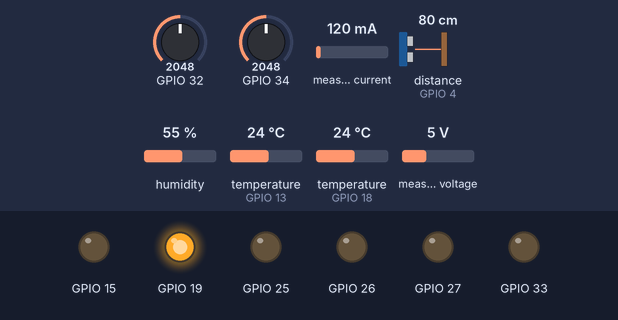
The program below on a simulated ESP32. On the bench: output pins drawn as LEDs (lit = HIGH). Inputs (shaded band) come from the test bench; at power-on: distance to the obstacle (sensor on GPIO 4) 80 cm, GPIO 32 = 2048, GPIO 34 = 2048, measured current 120 mA, humidity 55 %, temperature (sensors on GPIO 13, GPIO 18) 24 °C, measured voltage 5 V (analog values on the 0–4095 scale). WiFi joins after 1.5 s; servers stay silent unless stated; no MQTT or app messages arrive unless stated; what the program prints to the serial monitor is not drawn.

Above: at 7.2 s.
7.3 s: distance to the obstacle (sensor on GPIO 4) set to 73 cm
At 12.6 s:
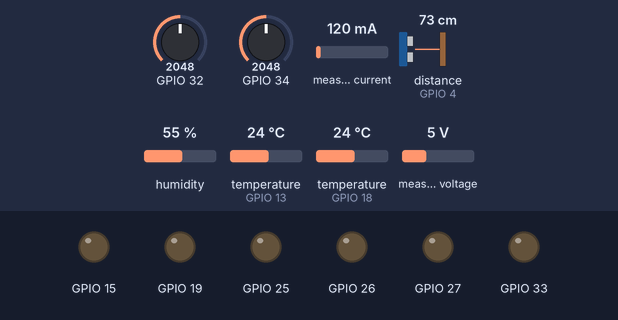
36.2 s: distance to the obstacle (sensor on GPIO 4) set to 250 cm
At 43.1 s:
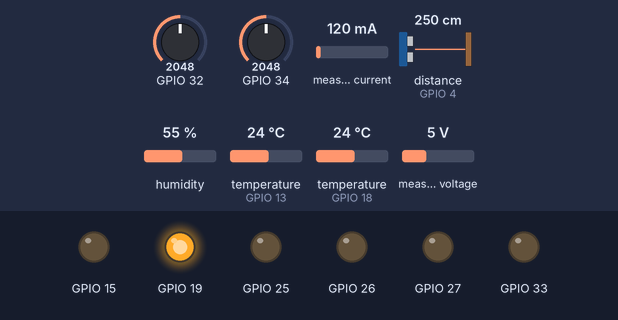
Timing chart, 0 to 44.5 s (numbered marks = the images above; inputs shaded):
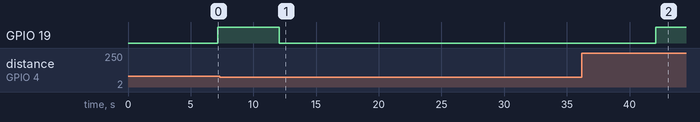

The program:

main.cpp
```cpp
/**
 * @file main.cpp
 * @brief Main entry point for the ESP32 Hydroponics Automation System.
 *
 * This file contains the primary setup() and loop() functions that orchestrate
 * the initialization and continuous operation of all system modules, including
 * sensors, actuators, and MQTT communication.
 */

#include "config.h"
#include <WiFi.h>
#include "sensors.h"
#include "mqtt_handler.h"
#include "actuators.h"

// --- Global Variables ---

/// @brief A global struct to hold the most recent sensor readings.
static SensorValues currentSensorValues;
/// @brief Tracks the last time sensor data was published to MQTT to manage timing.
static unsigned long lastSensorPublishTime = 0;
/// @brief Tracks the last time a heartbeat was sent to MQTT.
static unsigned long lastHeartbeatTime = 0;
/// @brief Tracks the last time actuator states were published to MQTT.
static unsigned long lastActuatorStatePublishTime = 0;
/// @brief Tracks the last time automation states were published to MQTT.
static unsigned long lastAutomationStatePublishTime = 0;

// --- Forward Declarations ---
static void connectToWifi();

/**
 * @brief The main setup function, run once on boot.
 * Initializes the serial monitor, all hardware modules (sensors, actuators),
 * connects to WiFi, and initializes the MQTT client.
 */
void setup() {
  Serial.begin(115200);
  // A small delay to allow the serial monitor to connect.
  delay(1000);
  LOG_PRINTLN("\n--- ESP32 Hydroponic System Initializing ---");

  sensors_init();
  actuators_init();
  connectToWifi();
  mqtt_init();

  LOG_PRINTLN("\n--- System Initialization Complete. Starting main loop. ---\n");
}

/**
 * @brief The main loop, run repeatedly after setup.
 * Manages WiFi and MQTT connections, runs the loop functions for actuators
 * and MQTT, and triggers timed actions like reading sensors and sending heartbeats.
 */
void loop() {
  unsigned long currentTime = millis();

  // Ensure WiFi is connected before proceeding.
  if (WiFi.status() != WL_CONNECTED) {
    connectToWifi();
  }

  // Run the loop functions for each module. These are non-blocking.
  mqtt_loop();
  actuators_loop(currentSensorValues);

  // --- Timed Actions using a non-blocking approach ---

  // Periodically read sensors and publish the data.
  if (currentTime - lastSensorPublishTime >= SENSOR_PUBLISH_INTERVAL_MS) {
    lastSensorPublishTime = currentTime;

    sensors_read_all(currentSensorValues);
    mqtt_publish_sensor_data(currentSensorValues);
    actuators_update_alert_status(currentSensorValues);
  }

  // Periodically send a heartbeat to show the device is alive.
  if (currentTime - lastHeartbeatTime >= HEARTBEAT_INTERVAL_MS) {
    lastHeartbeatTime = currentTime;
    mqtt_publish_heartbeat();
  }

  // Periodically publish actuator states to keep Home Assistant synchronized.
  if (currentTime - lastActuatorStatePublishTime >= ACTUATOR_STATE_PUBLISH_INTERVAL_MS) {
    lastActuatorStatePublishTime = currentTime;
    actuators_publish_states();
  }

  // Periodically publish automation states to keep Home Assistant synchronized.
  if (currentTime - lastAutomationStatePublishTime >= AUTOMATION_STATE_PUBLISH_INTERVAL_MS) {
    lastAutomationStatePublishTime = currentTime;
    actuators_publish_automation_states();
  }
}

/**
 * @brief Connects to the configured WiFi network.
 * This is a blocking function that will attempt to connect for a configured
 * number of retries. If it fails to connect, it will restart the ESP32
 * to attempt a full re-initialization.
 */
static void connectToWifi() {
  if (WiFi.status() == WL_CONNECTED) {
    return;
  }

  LOG_PRINTF("\n[WiFi] Connecting to SSID: %s\n", WIFI_SSID);
  WiFi.mode(WIFI_STA); // Set WiFi to station mode
  WiFi.begin(WIFI_SSID, WIFI_PASSWORD);

  int attempts = 0;
  while (WiFi.status() != WL_CONNECTED && attempts < MAX_RECONNECT_ATTEMPTS) {
    LOG_PRINT(".");
    // This delay is acceptable here as it only occurs during connection setup.
    delay(WIFI_RECONNECT_DELAY_MS);
    attempts++;
  }

  if (WiFi.status() == WL_CONNECTED) {
    LOG_PRINTLN("\n[WiFi] Connected!");
    LOG_PRINTF("[WiFi] IP Address: %s\n", WiFi.localIP().toString().c_str());
  } else {
    LOG_PRINTLN("\n[WiFi] Failed to connect after multiple attempts. Restarting...");
    delay(1000); // Short delay to allow the log message to be sent.
    ESP.restart();
  }
}
```

actuators.h
```cpp
/**
 * @file actuators.h
 * @brief Public interface for the actuator module.
 *
 * This file declares all functions related to controlling physical actuators
 * like pumps and the buzzer, and for handling system state logic.
 */
#ifndef ACTUATORS_H
#define ACTUATORS_H

#include "sensors.h" // For SensorValues struct

// --- Automation State Structure ---
/**
 * @brief Structure to hold the status of all automation features.
 */
struct AutomationState {
    bool auto_dosing_enabled;     ///< Whether auto pH & TDS dosing is enabled
    bool auto_refill_enabled;     ///< Whether auto-refill tandon is enabled
    bool auto_irrigation_enabled; ///< Whether auto irrigation is enabled
};

// --- Global Automation State ---
/// @brief Global instance of automation state, accessible throughout the system
extern AutomationState automation_state;

// (Optional) Future: expose a getter for current system mode if needed by other modules
// enum SystemMode { NUTRITION, CLEANER };
// SystemMode get_current_mode();

/**
 * @brief Initializes all actuator pins.
 * Sets the GPIO pins for all pumps and the buzzer to OUTPUT mode and ensures
 * they are in a default OFF state. This should be called once in `setup()`.
 */
void actuators_init();

/**
 * @brief Main loop for the actuator module.
 * This function must be called repeatedly in the main `loop()`.
 * It checks for timed pump completions and enforces safety rules, like
 * preventing the reservoir from overflowing.
 * @param currentValues A reference to the latest sensor readings.
 */
void actuators_loop(const SensorValues& currentValues);

/**
 * @brief Handles incoming MQTT commands for all pumps.
 * Parses the topic and payload to determine which pump to control and how.
 * Supports volume-based control (ml) for dosing pumps and duration-based
 * control (s) for the watering pump. Also handles the "OFF" command.
 * @param topic The MQTT topic the command was received on.
 * @param command The payload of the MQTT command.
 */
void actuators_handle_pump_command(const char* topic, const char* command);

/**
 * @brief Handles incoming MQTT commands for changing the system mode (e.g., NUTRITION, CLEANER).
 * @param command The payload of the mode command.
 */
void actuators_handle_mode_command(const char* command);

/**
 * @brief Handles incoming MQTT commands for automation enable/disable.
 * @param topic The MQTT topic the command was received on.
 * @param command The payload of the automation command ("ON" or "OFF").
 */
void actuators_handle_automation_command(const char* topic, const char* command);

/**
 * @brief Publishes the current state of all automation settings to their respective MQTT topics.
 * This is useful on startup or after an MQTT reconnection to ensure Home Assistant
 * has the correct automation state information.
 */
void actuators_publish_automation_states();

/**
 * @brief Updates the alert status (buzzer and MQTT alert) based on sensor values.
 * @param values The SensorValues struct containing the latest sensor data.
 */
void actuators_update_alert_status(const SensorValues& values);

/**
 * @brief Publishes the current state of all actuators to their respective MQTT topics.
 * This is useful on startup or after an MQTT reconnection to ensure Home Assistant
 * has the correct state information.
 */
void actuators_publish_states();

#endif // ACTUATORS_H
```

mqtt_handler.cpp
```cpp
/**
 * @file mqtt_handler.cpp
 * @brief Implements the logic for MQTT communication.
 *
 * This module handles connecting to the MQTT broker, subscribing to command topics,
 * processing incoming messages, and publishing sensor data and device states.
 */

#include "mqtt_handler.h"
#include "config.h"
#include "actuators.h" // To call actuator functions from MQTT callbacks
#include <WiFi.h>
#include <PubSubClient.h>

// --- Module-Private (Static) Variables ---

/// @brief The underlying WiFi client for the MQTT connection.
static WiFiClient espClient;
/// @brief The main PubSubClient object for handling MQTT communication.
static PubSubClient mqttClient(espClient);
/// @brief Tracks the last time a reconnection attempt was made to prevent spamming.
static unsigned long lastMqttReconnectAttempt = 0;

// --- Forward Declarations for Static (Private) Functions ---
static void mqtt_callback(char* topic, byte* payload, unsigned int length);
static void mqtt_reconnect();
static void subscribe_to_topics();

// --- Public Function Implementations ---

void mqtt_init() {
    mqttClient.setServer(MQTT_SERVER, MQTT_PORT);
    mqttClient.setCallback(mqtt_callback);
}

void mqtt_loop() {
    // If not connected, and it's time for a new attempt, try to reconnect.
    if (!mqttClient.connected()) {
        unsigned long now = millis();
        if (now - lastMqttReconnectAttempt >= MQTT_RECONNECT_DELAY_MS) {
            lastMqttReconnectAttempt = now;
            mqtt_reconnect();
        }
    }
    // This is the core of the PubSubClient library, must be called regularly.
    mqttClient.loop();
}

bool mqtt_is_connected() {
    return mqttClient.connected();
}

void mqtt_publish_state(const std::string& topic, const char* payload, bool retain) {
    if (!mqttClient.connected()) {
        LOG_PRINTF("[MQTT] WARN: Cannot publish to %s, client not connected.\n", topic.c_str());
        return;
    }
    LOG_PRINTF("  [MQTT] Publishing to %s: %s\n", topic.c_str(), payload);
    mqttClient.publish(topic.c_str(), payload, retain);
}

void mqtt_publish_heartbeat() {
    // The payload can be anything, "Online" is descriptive.
    mqtt_publish_state(HEARTBEAT_TOPIC, "Online", true);
}

void mqtt_publish_sensor_data(const SensorValues &values) {
    char payloadBuffer[16]; // A safe buffer size for float-to-string conversion.

    // Helper lambda to publish a float value or "unavailable" if it's NAN.
    // This avoids code duplication and makes the logic cleaner.
    auto publish_float = [&](const std::string& topic, float value, const char* format) {
        // IMPORTANT: Only publish if the value is a valid number.
        // If the value is NAN (Not-a-Number), we simply do not publish anything.
        // This prevents sending non-numeric strings to topics expecting numbers,
        // which resolves the ValueError in Home Assistant.
        if (!isnan(value)) {
            snprintf(payloadBuffer, sizeof(payloadBuffer), format, value);
            mqtt_publish_state(topic, payloadBuffer, false);
        }
    };

    publish_float(STATE_TOPIC_LEVEL, values.waterLevelCm, "%.1f");
    publish_float(STATE_TOPIC_DISTANCE, values.waterDistanceCm, "%.0f");
    publish_float(STATE_TOPIC_WATER_TEMPERATURE, values.waterTempC, "%.2f");
    publish_float(STATE_TOPIC_AIR_TEMPERATURE, values.airTempC, "%.2f");
    publish_float(STATE_TOPIC_HUMIDITY, values.airHumidityPercent, "%.2f");
    publish_float(STATE_TOPIC_TDS, values.tdsPpm, "%.1f");
    publish_float(STATE_TOPIC_PH, values.phValue, "%.2f");

    // Publish PZEM-004T data
    publish_float(STATE_TOPIC_VOLTAGE, values.pzemVoltage, "%.1f");
    publish_float(STATE_TOPIC_CURRENT, values.pzemCurrent, "%.3f");
    publish_float(STATE_TOPIC_POWER, values.pzemPower, "%.1f");
    publish_float(STATE_TOPIC_ENERGY, values.pzemEnergy, "%.3f");
    publish_float(STATE_TOPIC_FREQUENCY, values.pzemFrequency, "%.1f");
    publish_float(STATE_TOPIC_PF, values.pzemPowerFactor, "%.2f");
}

void mqtt_publish_alert(const char* alertMessage) {
    mqtt_publish_state(MQTT_GLOBAL_ALERT_TOPIC, alertMessage, false);
}


// --- Static (Private) Function Implementations ---

/**
 * @brief Attempts to reconnect to the MQTT broker.
 * This function handles the connection logic, including setting the
 * Last Will and Testament (LWT) message.
 */
static void mqtt_reconnect() {
    if (WiFi.status() != WL_CONNECTED) {
        LOG_PRINTLN("[MQTT] Cannot reconnect, WiFi is not connected.");
        return;
    }

    LOG_PRINTF("[MQTT] Attempting to connect to broker at %s:%d...\n", MQTT_SERVER, MQTT_PORT);

    // Attempt to connect with Last Will and Testament (LWT).
    // If the device disconnects ungracefully, the broker will automatically
    // publish "Offline" to the availability topic.
    if (mqttClient.connect(MQTT_CLIENT_ID, MQTT_USERNAME, MQTT_PASSWORD,
                           AVAILABILITY_TOPIC.c_str(), 1, true, "Offline")) {
        LOG_PRINTLN("[MQTT] Connection successful!");

        // Publish "Online" to the LWT topic to show we are connected.
        mqtt_publish_state(AVAILABILITY_TOPIC, "Online", true);

        // Subscribe to all necessary command topics.
        subscribe_to_topics();

        // Publish the current state of all actuators to sync with Home Assistant.
        actuators_publish_states();

    } else {
        LOG_PRINTF("[MQTT] Connection failed, rc=%d. Will try again later.\n", mqttClient.state());
    }
}

/**
 * @brief Subscribes to all command topics after a successful connection.
 */
static void subscribe_to_topics() {
    LOG_PRINTLN("[MQTT] Subscribing to all command topics...");
    mqttClient.subscribe(COMMAND_TOPIC_PUMP_A.c_str());
    mqttClient.subscribe(COMMAND_TOPIC_PUMP_B.c_str());
    mqttClient.subscribe(COMMAND_TOPIC_PUMP_PH.c_str());
    mqttClient.subscribe(COMMAND_TOPIC_PUMP_SIRAM.c_str());
    mqttClient.subscribe(COMMAND_TOPIC_PUMP_TANDON.c_str());
    mqttClient.subscribe(COMMAND_TOPIC_SYSTEM_MODE.c_str());

    // Subscribe to automation topics
    mqttClient.subscribe(COMMAND_TOPIC_AUTO_DOSING.c_str());
    mqttClient.subscribe(COMMAND_TOPIC_AUTO_REFILL.c_str());
    mqttClient.subscribe(COMMAND_TOPIC_AUTO_IRRIGATION.c_str());
}

/**
 * @brief The callback function that is executed when a message is received.
 * It routes the incoming command to the appropriate handler in the actuators module.
 * @param topic The topic the message was received on.
 * @param payload The message payload.
 * @param length The length of the payload.
 */
static void mqtt_callback(char* topic, byte* payload, unsigned int length) {
    // Convert payload to a null-terminated string for safe handling.
    char messageBuffer[length + 1];
    memcpy(messageBuffer, payload, length);
    messageBuffer[length] = '\0';

    LOG_PRINTF("\n[MQTT] Command received on topic: %s\n", topic);
    LOG_PRINTF("  > Payload: %s\n", messageBuffer);

    std::string topic_str(topic);

    // Route the command to the correct handler in the actuators module.
    if (topic_str == COMMAND_TOPIC_SYSTEM_MODE) {
        actuators_handle_mode_command(messageBuffer);
    } else if (topic_str == COMMAND_TOPIC_AUTO_DOSING ||
               topic_str == COMMAND_TOPIC_AUTO_REFILL ||
               topic_str == COMMAND_TOPIC_AUTO_IRRIGATION) {
        // Handle automation commands
        actuators_handle_automation_command(topic, messageBuffer);
    } else {
        // Assume any other subscribed topic is a pump command.
        // The actuator module will find the correct pump based on the topic.
        actuators_handle_pump_command(topic, messageBuffer);
    }
}
```

mqtt_handler.h
```cpp
/**
 * @file mqtt_handler.h
 * @brief Public interface for the MQTT communication module.
 *
 * This file declares all functions for initializing the MQTT client, managing
 * the connection, and publishing various types of data to the MQTT broker.
 */
#ifndef MQTT_HANDLER_H
#define MQTT_HANDLER_H

#include <string>
#include "sensors.h" // For SensorValues struct

/**
 * @brief Initializes the MQTT client.
 * Sets the MQTT server address, port, and the callback function for handling
 * incoming messages. This should be called once in `setup()`.
 */
void mqtt_init();

/**
 * @brief Main loop for the MQTT handler.
 * This function must be called repeatedly in the main `loop()`. It maintains
 * the connection to the broker and processes incoming messages.
 */
void mqtt_loop();

/**
 * @brief Checks if the MQTT client is currently connected to the broker.
 * @return true if connected, false otherwise.
 */
bool mqtt_is_connected();

/**
 * @brief Publishes a generic state message to a specific topic.
 * @param topic The destination MQTT topic as a std::string.
 * @param payload The message payload to send as a C-style string.
 * @param retain True to make the message a retained message, false otherwise.
 */
void mqtt_publish_state(const std::string& topic, const char* payload, bool retain);

/**
 * @brief Publishes a heartbeat message to the designated heartbeat topic.
 * This signals to the system that the device is alive and running.
 */
void mqtt_publish_heartbeat();

/**
 * @brief Publishes all sensor data from the provided SensorValues struct.
 * Iterates through the struct and publishes each value to its corresponding
 * MQTT topic. Handles NAN values by publishing "unavailable".
 * @param values The struct containing the latest sensor data.
 */
void mqtt_publish_sensor_data(const SensorValues &values);

/**
 * @brief Publishes an alert message to the designated global alert topic.
 * @param alertMessage The content of the alert message.
 */
void mqtt_publish_alert(const char* alertMessage);

#endif // MQTT_HANDLER_H
```

Source omitted: actuators.cpp (14897 bytes), sensors.cpp (9035 bytes), sensors.h (2299 bytes), config.cpp (6362 bytes), config.h (10511 bytes)

Measured:
- the behaviour switches between 79 and 78 cm on distance to the obstacle (sensor on GPIO 4) (found by bisection; images 0 and 1)
- after the input at 7.3 s, GPIO 19: HIGH → LOW after 4.8 s
- after the input at 36.2 s, GPIO 19: LOW → HIGH after 5.9 s
